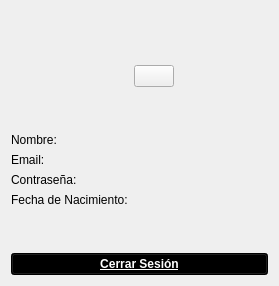
      <widget class="QWidget" name="perfil_menu">
       <layout class="QGridLayout" name="gridLayout_4">
        <item row="0" column="1">
         <layout class="QGridLayout" name="gridLayout_2">
          <item row="2" column="0">
           <layout class="QGridLayout" name="gridLayout_8">
            <item row="7" column="1">
             <spacer name="verticalSpacer_7">
              <property name="orientation">
               <enum>Qt::Orientation::Vertical</enum>
              </property>
              <property name="sizeType">
               <enum>QSizePolicy::Policy::Preferred</enum>
              </property>
              <property name="sizeHint" stdset="0">
               <size>
                <width>20</width>
                <height>40</height>
               </size>
              </property>
             </spacer>
            </item>
            <item row="5" column="0">
             <widget class="QLabel" name="contrasenya">
              <property name="text">
               <string>Contraseña:</string>
              </property>
             </widget>
            </item>
            <item row="6" column="0">
             <widget class="QLabel" name="nacimiento">
              <property name="text">
               <string>Fecha de Nacimiento:</string>
              </property>
             </widget>
            </item>
            <item row="4" column="0">
             <widget class="QLabel" name="email">
              <property name="text">
               <string>Email:</string>
              </property>
             </widget>
            </item>
            <item row="1" column="1">
             <widget class="QPushButton" name="PerfilImage">
              <property name="sizePolicy">
               <sizepolicy hsizetype="Expanding" vsizetype="Expanding">
                <horstretch>0</horstretch>
                <verstretch>0</verstretch>
               </sizepolicy>
              </property>
              <property name="maximumSize">
               <size>
                <width>16777215</width>
                <height>500</height>
               </size>
              </property>
              <property name="text">
               <string/>
              </property>
             </widget>
            </item>
            <item row="2" column="1">
             <spacer name="verticalSpacer_8">
              <property name="orientation">
               <enum>Qt::Orientation::Vertical</enum>
              </property>
              <property name="sizeType">
               <enum>QSizePolicy::Policy::Preferred</enum>
              </property>
              <property name="sizeHint" stdset="0">
               <size>
                <width>20</width>
                <height>40</height>
               </size>
              </property>
             </spacer>
            </item>
            <item row="3" column="0">
             <widget class="QLabel" name="nombre">
              <property name="text">
               <string>Nombre:</string>
              </property>
             </widget>
            </item>
            <item row="1" column="2">
             <spacer name="horizontalSpacer_6">
              <property name="orientation">
               <enum>Qt::Orientation::Horizontal</enum>
              </property>
              <property name="sizeHint" stdset="0">
               <size>
                <width>40</width>
                <height>20</height>
               </size>
              </property>
             </spacer>
            </item>
            <item row="1" column="0">
             <spacer name="horizontalSpacer_7">
              <property name="orientation">
               <enum>Qt::Orientation::Horizontal</enum>
              </property>
              <property name="sizeHint" stdset="0">
               <size>
                <width>40</width>
                <height>20</height>
               </size>
              </property>
             </spacer>
            </item>
           </layout>
          </item>
          <item row="2" column="1">
           <spacer name="verticalSpacer_5">
            <property name="orientation">
             <enum>Qt::Orientation::Vertical</enum>
            </property>
            <property name="sizeHint" stdset="0">
             <size>
              <width>20</width>
              <height>40</height>
             </size>
            </property>
           </spacer>
          </item>
          <item row="0" column="0">
           <spacer name="horizontalSpacer_4">
            <property name="orientation">
             <enum>Qt::Orientation::Horizontal</enum>
            </property>
            <property name="sizeHint" stdset="0">
             <size>
              <width>40</width>
              <height>20</height>
             </size>
            </property>
           </spacer>
          </item>
          <item row="0" column="1">
           <widget class="QPushButton" name="salirPerfil">
            <property name="sizePolicy">
             <sizepolicy hsizetype="Fixed" vsizetype="Fixed">
              <horstretch>0</horstretch>
              <verstretch>0</verstretch>
             </sizepolicy>
            </property>
            <property name="styleSheet">
             <string notr="true">QPushButton {
    border: none;
	background-repeat: no-repeat;
    background-position: center;
    background-image: url(:/images/x.png);

    min-width: 48px;
    min-height: 48px;
}

QPushButton:hover {
    background-image: url(:/images/ixIlumin.png);
	background-repeat: no-repeat;
}

QPushButton:pressed {
	background-image: url(:/images/ixIlumin.png);
	background-repeat: no-repeat;
}
</string>
            </property>
            <property name="text">
             <string/>
            </property>
            <property name="iconSize">
             <size>
              <width>48</width>
              <height>48</height>
             </size>
            </property>
           </widget>
          </item>
         </layout>
        </item>
        <item row="1" column="1">
         <widget class="QPushButton" name="cerrarSesion">
          <property name="font">
           <font>
            <italic>false</italic>
            <bold>true</bold>
            <underline>true</underline>
           </font>
          </property>
          <property name="styleSheet">
           <string notr="true">QPushButton {
    background-color: black;
    color: white;
}</string>
          </property>
          <property name="text">
           <string>Cerrar Sesión</string>
          </property>
         </widget>
        </item>
       </layout>
      </widget>
